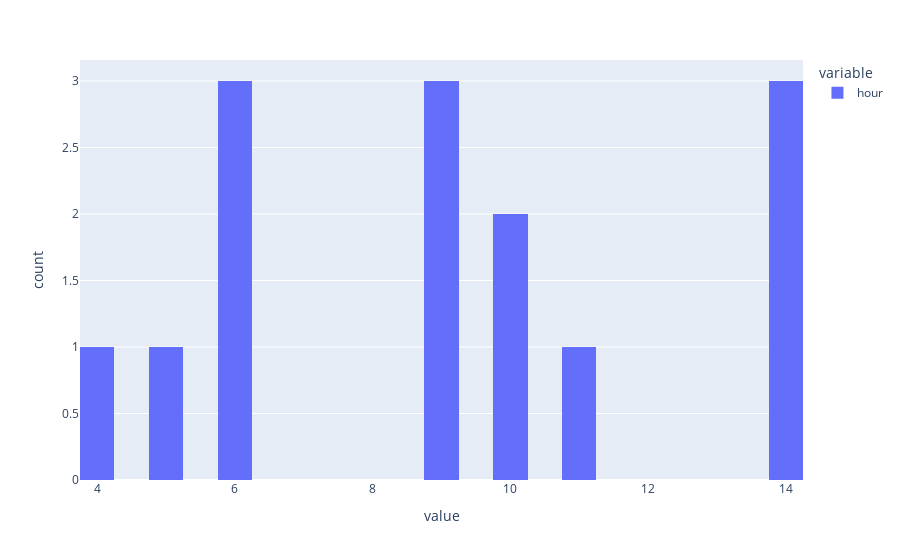

Source (notebook cell):
### Code cell
px.histogram(df["hour"], nbins=24)

### Figure 1 — Plotly figure (JSON) as saved in the notebook; plotly's stock layout.template omitted (floating-point values rounded to 4 significant figures)
{"data": [{"alignmentgroup": "True", "bingroup": "x", "hovertemplate": "variable=hour<br>value=%{x}<br>count=%{y}<extra></extra>", "legendgroup": "hour", "marker": {"color": "#636efa", "pattern": {"shape": ""}}, "name": "hour", "nbinsx": 24, "offsetgroup": "hour", "orientation": "v", "showlegend": true, "type": "histogram", "x": [4, 14, 9, 11, 9, 10, 6, 6, 14, 5, 14, 6, 10, 9], "xaxis": "x", "yaxis": "y"}], "layout": {"barmode": "relative", "legend": {"title": {"text": "variable"}, "tracegroupgap": 0}, "margin": {"t": 60}, "xaxis": {"anchor": "y", "domain": [0, 1], "title": {"text": "value"}}, "yaxis": {"anchor": "x", "domain": [0, 1], "title": {"text": "count"}}}}
